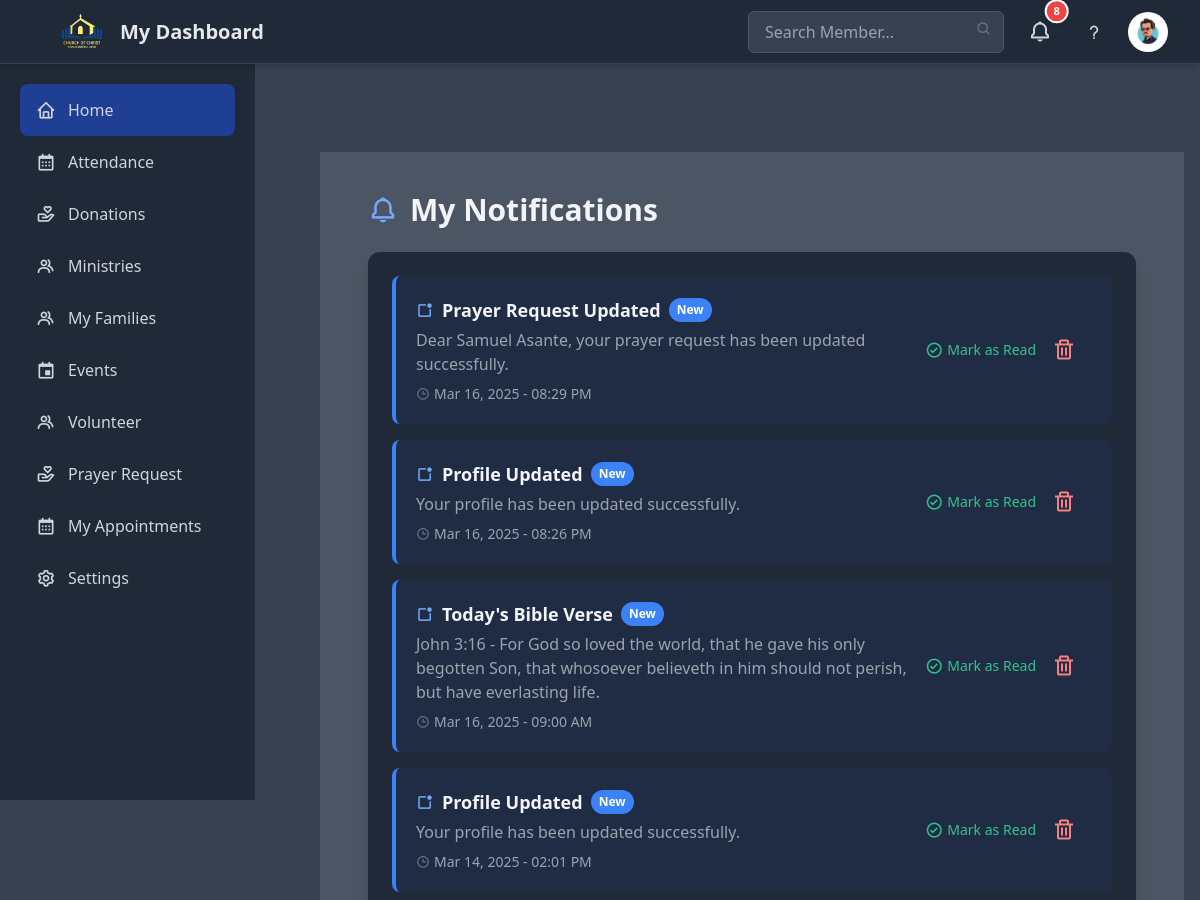
The app's page /contact/dashboard/notifications/ (signed in, upper part), older data.
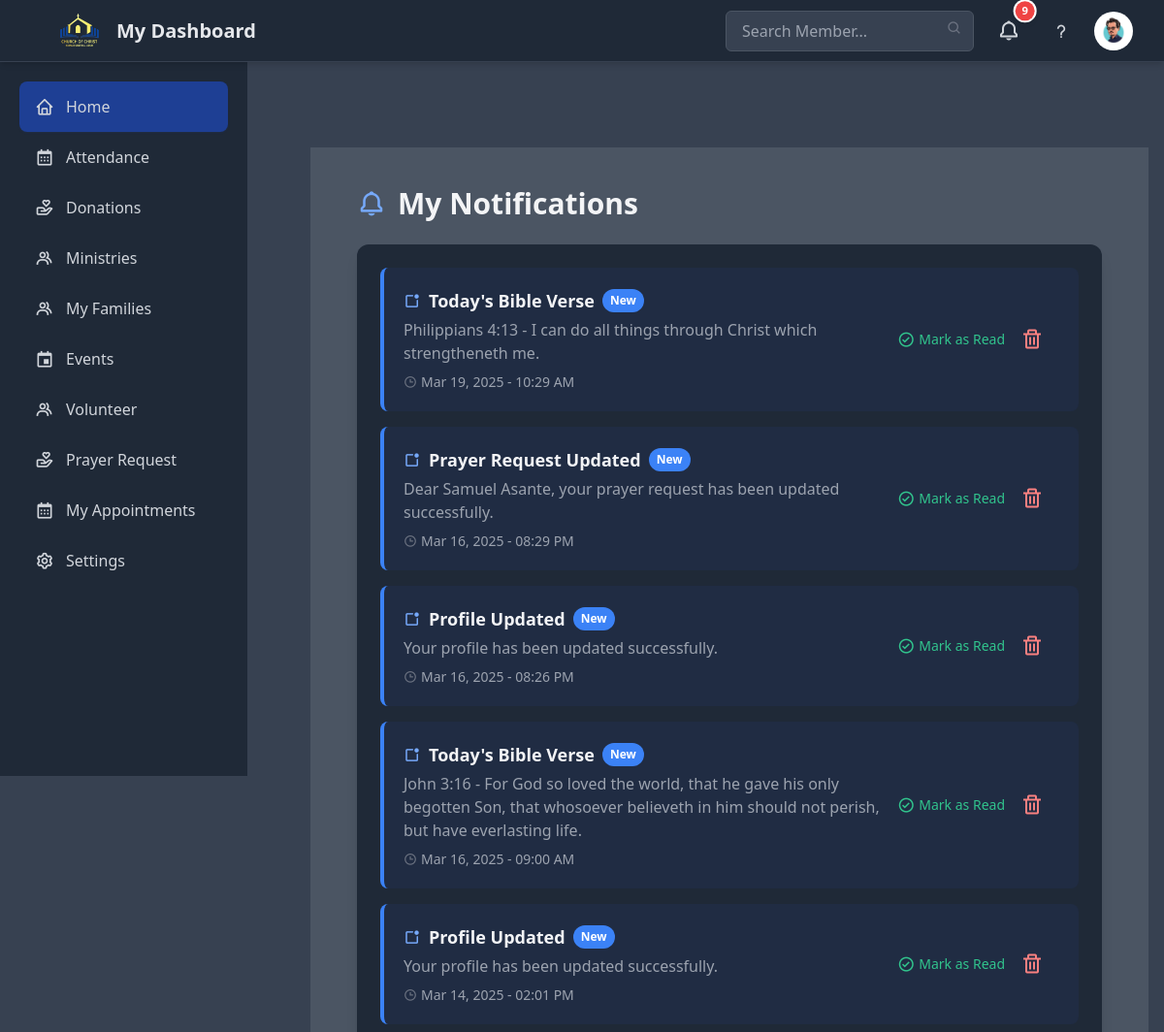
The same page, newer data.
### account/models.py (models this page shows, shortened)
class Church(models.Model):
    name = models.CharField(max_length=255, unique=True)
    address = models.CharField(max_length=255, blank=True, null=True)
    phone_number = models.CharField(max_length=20, blank=True, null=True)
    email = models.EmailField(blank=True, null=True)
    website = models.URLField(blank=True, null=True)
    description = models.TextField(blank=True, null=True)
    logo = CompressedImageField(upload_to='church_logos/', blank=True, null=True)  # Ensure Pillow is
    created_at = models.DateTimeField(auto_now_add=True, editable=False)
    updated_at = models.DateTimeField(auto_now=True, editable=False)
    created_by = models.ForeignKey(User, on_delete=models.SET_NULL, null=True, related_name='created_churches', editable=False)
    updated_by = models.ForeignKey(User, on_delete=models.SET_NULL, null=True, related_name='updated_churches', editable=False)
    class Meta:
        verbose_name_plural = "Churches"

### membership/models.py (models this page shows, shortened)
class Member(models.Model):
    GENDER_CHOICES = [
        ('M', 'Male'),
        ('F', 'Female'),
    ]
    APPROVAL_CHOICES = [
        ('pending', 'Pending'),
        ('approved', 'Approved'),
        ('rejected', 'Rejected'),
    ]
    user = models.OneToOneField(User, on_delete=models.CASCADE, help_text="The associated user account.")
    phone = models.CharField(max_length=20, blank=True, help_text="Member's phone number.")
    address = models.TextField(blank=True, help_text="Member's full address.")
    date_of_birth = models.DateField(null=True, blank=True, help_text="Member's date of birth.")
    date_joined = models.DateField(auto_now_add=True, help_text="Date when the member joined.")
    baptized = models.BooleanField(default=False, help_text="Indicates if the member is baptized.")
    ministries = models.ManyToManyField(Ministry, blank=True, related_name="members", help_text="The ministries this member belongs to.")
    photo = CompressedImageField(upload_to='members/', blank=True, null=True, help_text="Member's profile picture.")
    gender = models.CharField(max_length=1, choices=GENDER_CHOICES, help_text="Gender of the member.")
    can_lead = models.BooleanField(default=False, help_text="Indicates if the member can lead services (for males only).")
    approval_status = models.CharField(
        max_length=10, choices=APPROVAL_CHOICES, default='pending'
    )
    class Meta:
        ordering = ['user__username']

### contact/models.py (models this page shows, shortened)
class Notification(models.Model):
    title = models.CharField(max_length=200)
    content = models.TextField()
    created_at = models.DateTimeField(auto_now_add=True)
    is_read = models.BooleanField(default=False)
    member = models.ForeignKey(
        'membership.Member',
        on_delete=models.SET_NULL,
        null=True,
        blank=True  # Allows NULL for general notifications
    )
    class Meta:
        ordering = ['-created_at']

### contact/views.py (the view)
# urls.py: path('dashboard/notifications/', contact_views.member_dashboard_notifications, name='member_dashboard_notifications'),
@login_required
def member_dashboard_notifications(request):
    member = getattr(request.user, 'member', None)
    if member:
        notifications = Notification.objects.filter(
            Q(member__isnull=True) | Q(member=member)
        ).order_by('-created_at')
    else:
        notifications = Notification.objects.filter(
            member__isnull=True
        ).order_by('-created_at')
    context = {
        'member': member,
        'notifications': notifications
    }
    return render(request, 'contact/member_dashboard_notifications.html', context)

### contact/templates/contact/member_dashboard_notifications.html (shortened to what this page needs)
{% extends 'member_dashboard.html' %}
{% block content %}
<div class="max-w-4xl mx-auto px-4 sm:px-6 lg:px-8 py-6">
    <h1 class="text-2xl sm:text-3xl font-bold text-gray-900 dark:text-gray-100 mb-6 flex items-center gap-3">
        <i class="bx bx-bell text-3xl text-blue-600 dark:text-blue-400"></i>
        My Notifications
    </h1>
    {% if notifications %}
        <div class="bg-white dark:bg-gray-800 rounded-xl shadow-lg p-6">
            <ul class="space-y-4">
                {% for notification in notifications %}
                <li class="flex flex-col sm:flex-row items-start sm:items-center justify-between p-5 rounded-lg transition-all duration-300
                    {% if not notification.is_read %}
                        bg-blue-50 dark:bg-blue-900/20 border-l-4 border-blue-500
                    {% else %}
                        bg-gray-50 dark:bg-gray-700 hover:bg-gray-100 dark:hover:bg-gray-600
                    {% endif %}">
                    <div class="flex-1">
                        <h3 class="font-semibold text-gray-900 dark:text-gray-100 text-lg flex items-center gap-2">
                            <i class="bx bx-notification text-blue-500 dark:text-blue-400"></i>
                            {{ notification.title }}
                            {% if not notification.is_read %}
                                <span class="bg-blue-500 text-white text-xs px-2 py-1 rounded-full">New</span>
                            {% endif %}
                        </h3>
                        <p class="text-gray-600 dark:text-gray-400 mt-1">{{ notification.content }}</p>
                        <p class="text-gray-500 dark:text-gray-400 text-sm mt-2 flex items-center gap-1">
                            <i class="bx bx-time text-gray-400 dark:text-gray-500"></i>
                            {{ notification.created_at|date:"M d, Y - h:i A" }}
                        </p>
                    </div>
                    <div class="flex items-center gap-4 mt-3 sm:mt-0">
                        {% if not notification.is_read %}
                        <form action="{% url 'contact:mark_as_read' notification.pk %}" method="POST">
                            <button type="submit"
                                    class="text-green-600 dark:text-green-400 hover:text-green-700 dark:hover:text-green-300 text-sm font-medium flex items-center gap-1 transition-colors duration-200">
                                <i class="bx bx-check-circle text-lg"></i>
                                <span>Mark as Read</span>
                            </button>
                        </form>
                        {% endif %}
                        <button type="button" onclick="confirmDeleteNotification({{ notification.pk }})"
                                class="text-red-600 dark:text-red-400 hover:text-red-700 dark:hover:text-red-300 transition-all duration-200 hover:scale-110">
                            <i class="bx bx-trash text-2xl"></i>
                        </button>
                    </div>
                </li>
                {% endfor %}
            </ul>
        </div>
    {% endif %}
</div>
{% endblock %}

### templates/partials/_dashboard_topnav.html (shortened to what this page needs)
<header class="bg-white border-b h-16 fixed top-0 left-0 w-full z-40 shadow-md transition-shadow duration-300 dark:bg-gray-800 dark:border-gray-700">
    <div class="max-w-7xl mx-auto px-4 sm:px-6 lg:px-8">
        <div class="flex items-center justify-between h-16">
            <div class="flex items-center space-x-4">
                <a href="{% url 'community:home' %}" class="flex items-center space-x-2">
                    <img src="{{church.logo.url}}" alt="Church logo" class="h-16 w-auto">
                    <span class="text-xl font-semibold text-gray-800 hidden sm:block dark:text-gray-200">My Dashboard</span>
                </a>
            </div>
            <div class="flex items-center space-x-4">
                <div class="relative hidden md:block">
                    <input type="text" placeholder="Search Member..."
                        class="w-64 px-4 py-2 rounded-md border border-gray-300 bg-gray-50 dark:bg-gray-700 dark:border-gray-600 dark:text-gray-300 focus:bg-white dark:focus:bg-gray-800 focus:outline-none focus:ring-2 focus:ring-blue-500 transition-shadow duration-200">
                    <i class='bx bx-search absolute right-3 top-2.5 text-gray-400 dark:text-gray-500'></i>
                </div>
                <div class="relative group">
                    <button class="relative p-2 rounded-full hover:bg-gray-100 dark:hover:bg-gray-700 focus:outline-none focus:ring-2 focus:ring-blue-500 transition-all duration-200">
                        <i class="bx bx-bell text-2xl text-gray-700 hover:text-gray-900 dark:text-gray-300 dark:hover:text-gray-100 transition-colors"></i>
                        {% if unread_notification_count > 0 %}
                            <span class="absolute top-0 right-0 transform translate-x-1/3 -translate-y-1/3
                                bg-red-500 text-white text-[0.7rem] font-semibold
                                w-5 h-5 flex items-center justify-center
                                rounded-full shadow-md ring-2 ring-white
                                transition-all duration-300 animate-pulse hover:animate-none">
                                {{ unread_notification_count }}
                            </span>
                        {% endif %}
                    </button>
                </div>
                <button class="p-2 rounded-full hover:bg-gray-100 dark:hover:bg-gray-700 focus:outline-none focus:ring-2 focus:ring-blue-500 transition duration-200">
                    <i class='bx bx-question-mark text-xl text-gray-700 dark:text-gray-300'></i>
                </button>
                <div class="relative group">
                    {% if member.photo %}
                        <img src="{{ member.photo.url }}" alt="{{ member.user.username }}"
                            class="h-10 w-10 rounded-full object-cover cursor-pointer hover:ring-2 hover:ring-blue-300 transition-shadow duration-200">
                    {% endif %}
                </div>
            </div>
        </div>
    </div>
</header>

Row changes from the older to the newer data that the page shows:
added Notification: title "Today's Bible Verse", is_read "New", content "Philippians 4:13 - I can do all things through Christ which strengtheneth me.", created_at "Mar 19, 2025 - 10:29 AM"
Text that changed along with them:
{{ unread_notification_count }}: "8" → "9"
